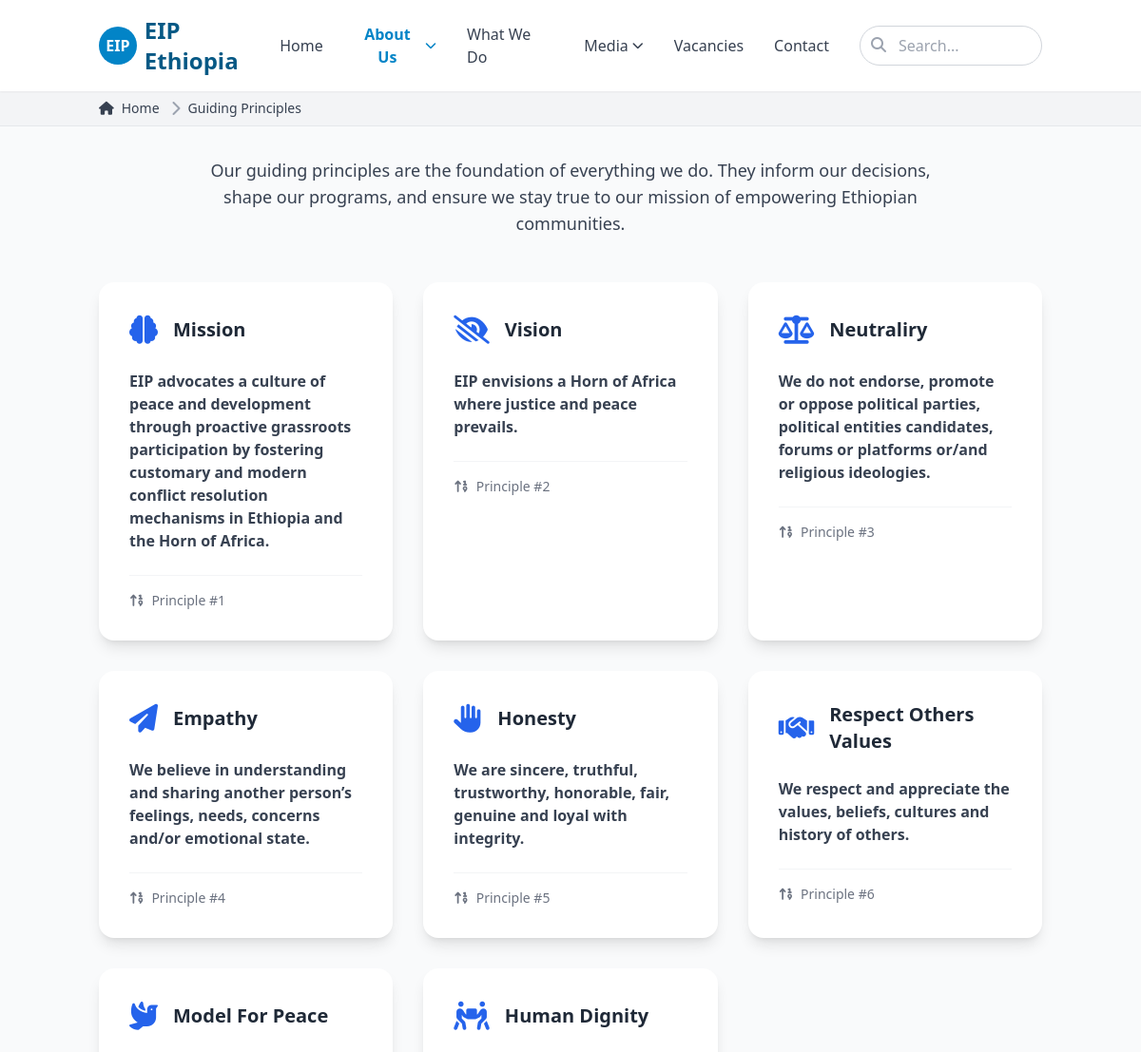
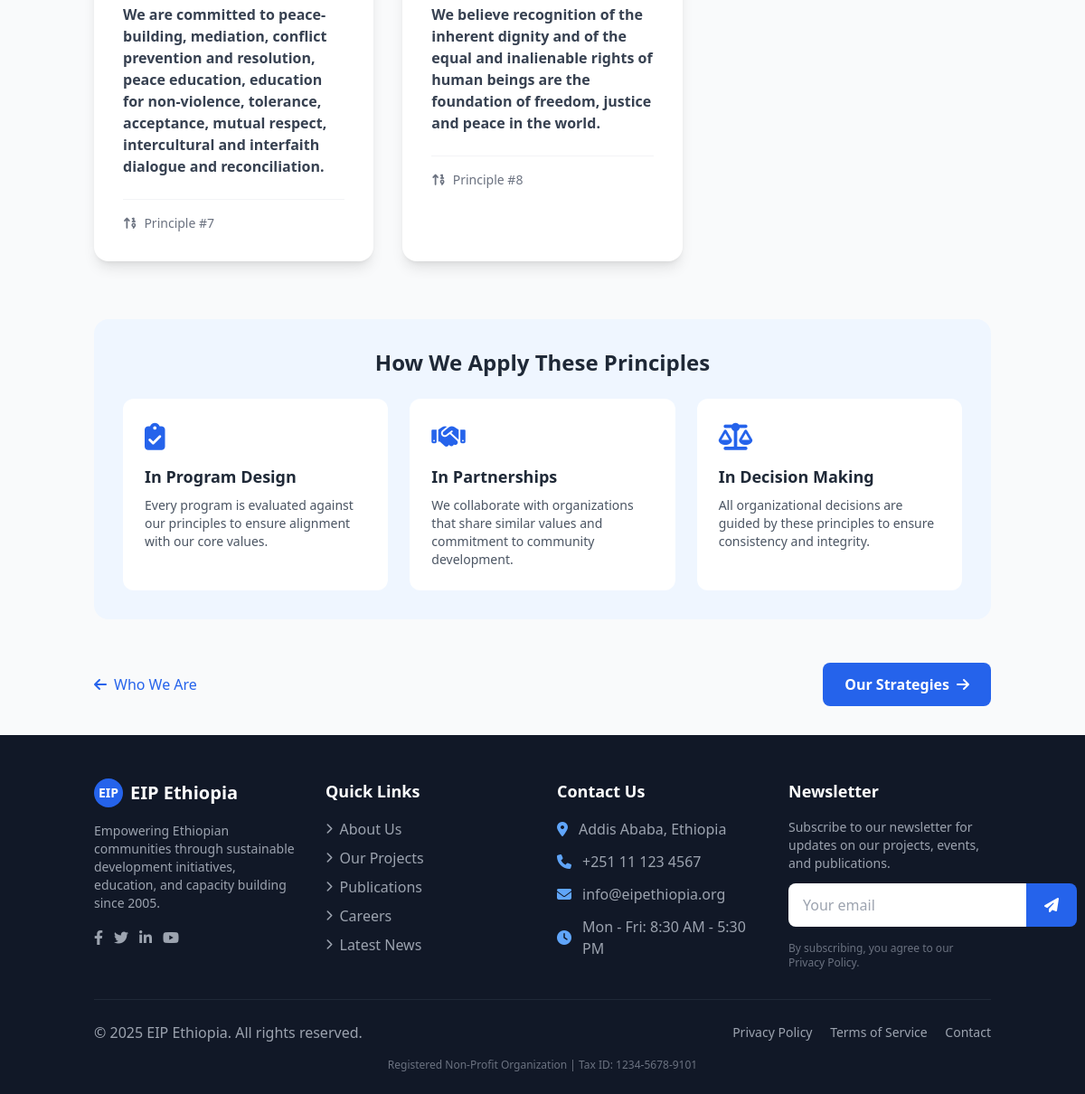
Page /about/guiding-principles/ on the committed database (2 pictures, top to bottom).
### core/models.py (models this page shows)
class GuidingPrinciple(models.Model):
    title = models.CharField(max_length=200)
    icon = models.CharField(max_length=100, help_text="FontAwesome icon class")
    description = RichTextField()
    order = models.IntegerField(default=0)
    class Meta:
        ordering = ['order']

### core/views.py (the view)
# urls.py: path('about/guiding-principles/', views.GuidingPrinciplesView.as_view(),
class GuidingPrinciplesView(TemplateView):
    template_name = 'core/about/guiding_principles.html'
    def get_context_data(self, **kwargs):
        context = super().get_context_data(**kwargs)
        principles = GuidingPrinciple.objects.all().order_by('order')
        context['principles'] = principles
        context['page_title'] = 'Our Guiding Principles'
        return context

### core/context_processors.py (called while the page is built)
def site_metadata(request):
    return {
        'site_title': 'EIP Ethiopia',
        'site_description': 'Empowering Ethiopian communities through sustainable development initiatives',
        'site_keywords': 'EIP Ethiopia, non-profit, development, Ethiopia, charity, community development, sustainable development',
        'site_author': 'EIP Ethiopia',
        'site_image': 'images/og-image.jpg',
    }

### core/templates/core/about/guiding_principles.html (shortened to what this page needs)
{% extends 'base.html' %} {% load static %}
 {% block breadcrumb_items %}
<li>
  <div class="flex items-center">
    <i class="fas fa-chevron-right text-gray-400"></i>
    <a
      href="{% url 'about_guiding_principles' %}"
      class="ml-1 text-sm font-medium text-gray-700 hover:text-blue-600 md:ml-2"
    >
      Guiding Principles
    </a>
  </div>
</li>
{% endblock %} {% block content %}
<div class="max-w-6xl mx-auto">
  <div class="mb-12 text-center">
    <p class="text-lg text-gray-700 max-w-3xl mx-auto">
      Our guiding principles are the foundation of everything we do. They inform
      our decisions, shape our programs, and ensure we stay true to our mission
      of empowering Ethiopian communities.
    </p>
  </div>
  <div class="grid md:grid-cols-2 lg:grid-cols-3 gap-8">
    {% for principle in principles %}
    <div
      class="bg-white rounded-2xl shadow-lg overflow-hidden hover-lift animate-on-scroll"
    >
      <div class="p-8">
        <div class="flex items-center mb-6">
          <div class="text-blue-600 text-3xl mr-4">
            <i class="{{ principle.icon }}"></i>
          </div>
          <h3 class="text-xl font-bold text-gray-800">{{ principle.title }}</h3>
        </div>
        <div class="text-gray-700 mb-6">{{ principle.description|safe }}</div>
        <div class="pt-4 border-t border-gray-100">
          <div class="text-sm text-gray-500">
            <i class="fas fa-sort-numeric-up mr-1"></i>
            Principle #{{ forloop.counter }}
          </div>
        </div>
      </div>
    </div>
    {% endfor %}
  </div>
  <div class="mt-16 bg-blue-50 rounded-2xl p-8">
    <h2 class="text-2xl font-bold text-gray-800 mb-6 text-center">
      How We Apply These Principles
    </h2>
    <div class="grid md:grid-cols-3 gap-6">
      <div class="bg-white p-6 rounded-xl">
        <div class="text-blue-600 text-3xl mb-3">
          <i class="fas fa-clipboard-check"></i>
        </div>
        <h4 class="font-bold text-lg mb-2">In Program Design</h4>
        <p class="text-gray-600 text-sm">
          Every program is evaluated against our principles to ensure alignment
          with our core values.
        </p>
      </div>
      <div class="bg-white p-6 rounded-xl">
        <div class="text-blue-600 text-3xl mb-3">
          <i class="fas fa-handshake"></i>
        </div>
        <h4 class="font-bold text-lg mb-2">In Partnerships</h4>
        <p class="text-gray-600 text-sm">
          We collaborate with organizations that share similar values and
          commitment to community development.
        </p>
      </div>
      <div class="bg-white p-6 rounded-xl">
        <div class="text-blue-600 text-3xl mb-3">
          <i class="fas fa-balance-scale"></i>
        </div>
        <h4 class="font-bold text-lg mb-2">In Decision Making</h4>
        <p class="text-gray-600 text-sm">
          All organizational decisions are guided by these principles to ensure
          consistency and integrity.
        </p>
      </div>
    </div>
  </div>
  <div class="mt-12 flex justify-between items-center">
    <a
      href="{% url 'about_who_we_are' %}"
      class="text-blue-600 hover:text-blue-800 font-medium inline-flex items-center"
    >
      <i class="fas fa-arrow-left mr-2"></i> Who We Are
    </a>
    <a
      href="{% url 'about_strategies' %}"
      class="bg-blue-600 hover:bg-blue-700 text-white px-6 py-3 rounded-lg font-semibold transition duration-300 inline-flex items-center"
    >
      Our Strategies <i class="fas fa-arrow-right ml-2"></i>
    </a>
  </div>
</div>
{% endblock %}

### static/css/theme.css (style rules this page uses)
:root { --color-primary: #0ea5e9; --color-primary-dark: #0284c7; --color-primary-darker: #0369a1; --color-primary-light: #38bdf8; --color-primary-lighter: #7dd3fc; --color-primary-lightest: #e0f2fe; --color-accent: #f97316; --color-accent-dark: #ea580c; --color-accent-light: #fb923c; --color-background: #f8fafc; --color-surface: #ffffff; --color-surface-secondary: #f1f5f9; --color-border: #e2e8f0; --color-border-light: #f1f5f9; --color-text: #1e293b; --color-text-secondary: #475569; --color-text-light: #64748b; --color-text-lighter: #94a3b8; --color-success: #10b981; --color-warning: #f59e0b; --color-error: #ef4444; --color-info: #3b82f6; }

### static/css/components.css (style rules this page uses)
.hover-lift { transition: transform 0.3s ease, box-shadow 0.3s ease; }

### rows in the picture
GuidingPrinciple: title "Mission", description "EIP advocates a culture of peace and development through proactive grassroots participation by fostering customary and modern conflict resolution mechanisms in Ethiopia and the Horn of Africa."
GuidingPrinciple: title "Vision", description "EIP envisions a Horn of Africa where justice and peace prevails."
GuidingPrinciple: title "Neutraliry", description "We do not endorse, promote or oppose political parties, political entities candidates, forums or platforms or/and religious ideologies."
GuidingPrinciple: title "Empathy", description "We believe in understanding and sharing another person’s feelings, needs, concerns and/or emotional state."
GuidingPrinciple: title "Honesty", description "We are sincere, truthful, trustworthy, honorable, fair, genuine and loyal with integrity."
GuidingPrinciple: title "Respect Others Values", description "We respect and appreciate the values, beliefs, cultures and history of others."
GuidingPrinciple: title "Model For Peace", description "We are committed to peace-building, mediation, conflict prevention and resolution, peace education, education for non-violence, tolerance, acceptance, mutual respect, intercultural and interfaith dialogue and reconciliation."
GuidingPrinciple: title "Human Dignity", description "We believe recognition of the inherent dignity and of the equal and inalienable rights of human beings are the foundation of freedom, justice and peace in the world."
